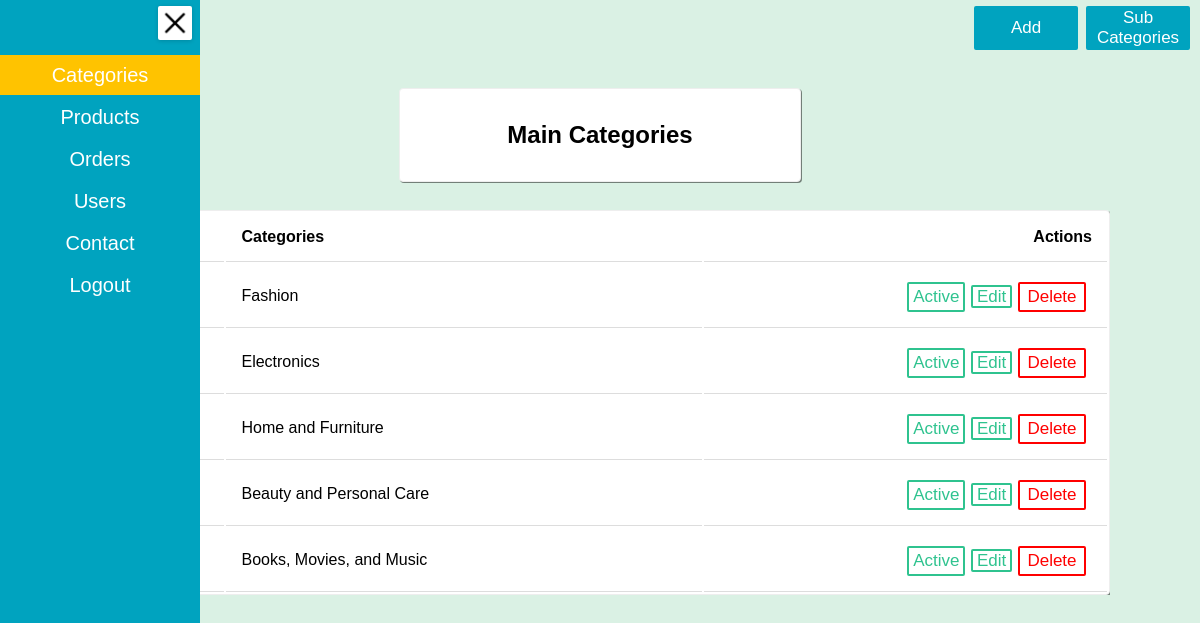
/admin/index.php (signed in), run on the app's committed database.
### tables this page shows
CREATE TABLE `main_categories` (
  `m_id` int(11) NOT NULL,
  `m_name` varchar(30) NOT NULL,
  `m_start_price` varchar(55) NOT NULL,
  `m_img` varchar(30) NOT NULL,
  `m_status` tinyint(4) NOT NULL
);

### admin/index.php (the view, shortened to what this page needs)
<?php
include "../partials/dbconn.php";
?>
<!DOCTYPE html>
<html lang="en">
<head>
    <link rel="stylesheet" href="admin.css">
</head>
<body class="body-clr">
    <div class="box">
        <a class="btn subCats" id="subCategories" href="subCategories.php">Sub Categories</a>
        <a class="btn subCats addCat" id="addCategories" href="addcategory.php">Add</a>
        <ul class="nav">
            <li><img id="cross" onclick="go()" src="../img/Cross.png" alt=""></li>
            <li><a class="prItems" style="background-color: #FFC300 !important;" id="categories" href="index.php">Categories</a></li>
            <li><a class="prItems" id="products" href="selectCat.php">Products</a></li>
            <li><a class="prItems" id="order" href="Order.php">Orders</a></li>
            <li><a class="prItems" id="users" href="users.php">Users</a></li>
            <li><a class="prItems" id="adminContact" href="adminContact.php">Contact</a></li>
            <li><a class="prItems" id="adminLogout" href="ad_logout.php">Logout</a></li>
        </ul>
    </div>
    <div class="catHeadContain">
        <div class="catHeading">
            <h2>Main Categories</h2>
        </div>
    </div>
    <div class="mainCatContain">
        <div class="mainCat">
            <table>
                <thead>
                    <th>Sno</th>
                    <th>Categories</th>
                    <th style="text-align: end;">Actions</th>
                </thead>
                <tbody>
                    <?php
                    $res = mysqli_query($conn, "SELECT * FROM main_categories");
                    $sno = 1;
                    while ($row = mysqli_fetch_assoc($res)) {
                    ?>
                        <tr>
                            <td><?php echo $sno ?></td>
                            <td><?php echo $row['m_name'] ?></td>
                            <td style="text-align: end;"><button class="btn action-btn <?php if($row['m_status'] == 0) {echo 'btn-red';}?>" onclick="status_chng(<?php echo $row['m_id'] ?>,this)"><?php if($row['m_status'] == 1) {echo 'Active';} else { echo 'Deactive';}?></button><a class="btn action-btn" href="mainActHandle/edit_mcat.php?m_cat=<?php echo $row['m_id'] ?>">Edit</a><button class="btn action-btn btn-red cat-red-btn" onclick="delMainCat(<?php echo $row['m_id'] ?>,this)">Delete</button></td>
                        </tr>
                    <?php $sno += 1;
                    } ?>
                </tbody>
            </table>
        </div>
    </div>
</body>
</html>

### admin/admin.css (style rules this page uses)
* { margin: 0; padding: 0; font-family: sans-serif; }
.btn { height: 40px; width: 142px; background-color: #ffffff00; border-radius: 2px; border: 2px #2fc38f solid; font-size: 17px; color: #2fc38f; cursor: pointer; }
.btn-red { border: 2px red solid; color: red; text-align: center; }
.body-clr { background-color: #DAF1E4 !important; overflow-x: hidden !important; }
.nav { background-color: #00A3BF; list-style: none; width: 200px; height: 100vh; transition: 0.3s ease-in-out; align-items: center; line-height: 40px; z-index: 1; }
.box { display: flex; position: fixed; z-index: 6; }
.prItems { list-style: none; text-decoration: none; color: #fff; font-size: 20px; font-family: sans-serif; width: 200px; display: inline-block; text-align: center; }
#cross { margin: 6px 0px 0px 158px; height: 30px; background-color: #fff; border-radius: 2px; border: 2px groove #ffffff00; cursor: pointer; box-shadow: rgba(0, 0, 0, 0.16) 0px 1px 4px; }
.subCats { position: fixed; right: 10px; text-align: center; text-decoration: none; font-family: sans-serif; background-color: #00A3BF; margin: 6px 0px 0px 60px; border: 2px #00A3BF solid; color: #fff; width: 100px; }
.addCat { right: 122px; display: flex; align-items: center; justify-content: center; }
.catHeadContain { height: 20vh; width: 100vw; display: flex; align-items: center; justify-content: center; }
.catHeading { background-color: white; border: 1px groove; box-shadow: 1px 1px rgba(0, 0, 0, 0.475); height: 92px; width: 400px; border-radius: 4px; display: flex; justify-content: center; align-items: center; margin-top: 110px; }
.catHeading h2 { font-family: sans-serif; }
.mainCatContain { width: 100vw; display: flex; justify-content: center; }
.mainCat { width: 85%; overflow: auto; height: fit-content; display: flex; flex-direction: column; margin-top: 50px; }
table { border: 1px groove; background-color: #fff; border-radius: 4px; box-shadow: rgba(0, 0, 0, 0.475) 1px 1px; }
td, th { padding: 15px; text-align: left; border-bottom: 1px solid #ddd; }
.action-btn { width: fit-content; margin-right: 6px; height: 30px; margin-top: 3px; border-radius: 2px; padding: 0% 1%; text-decoration: none; }
.cat-red-btn { padding: 0% 2% !important; }

### data on the page
main_categories: m_name "Fashion", m_status "Active"
main_categories: m_name "Electronics", m_status "Active"
main_categories: m_name "Home and Furniture", m_status "Active"
main_categories: m_name "Beauty and Personal Care", m_status "Active"
main_categories: m_name "Books, Movies, and Music", m_status "Active"
